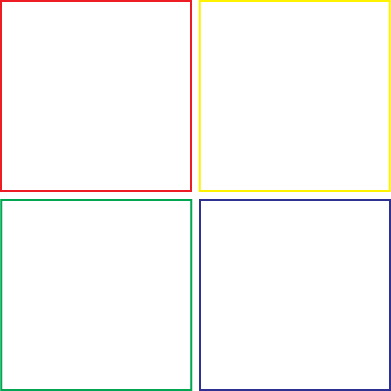
#> input picture image/box_color.jpg, 391 x 391 px
$ python exceria.py
#> lines starting #> are read from the running program, lines starting #| are printed output that depends on the picture
import cv2 ;
img = cv2.imread('./image/box_color.jpg')
#> img is the input picture: shape (391, 391, 3); mean B, G, R 247.5, 249.7, 250.2

cv2.circle(img,(97,97),(30),(255,255,10),5)
cv2.circle(img,(297,97),(30),(0,255,10),5)

cv2.circle(img,(97,297),(30),(0,25,10),5)
cv2.circle(img,(297,297),(30),(255,55,10),5)
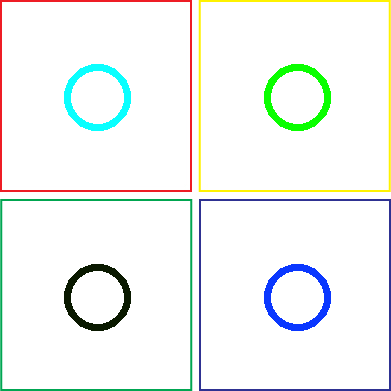
#> img: shape (391, 391, 3); mean B, G, R 243.1, 246, 241.7
cv2.imshow('Rectang',img)
cv2.waitKey(0)
cv2.destroyAllWindows()

$ run again, with image/Coin.jpg copied over image/box_color.jpg
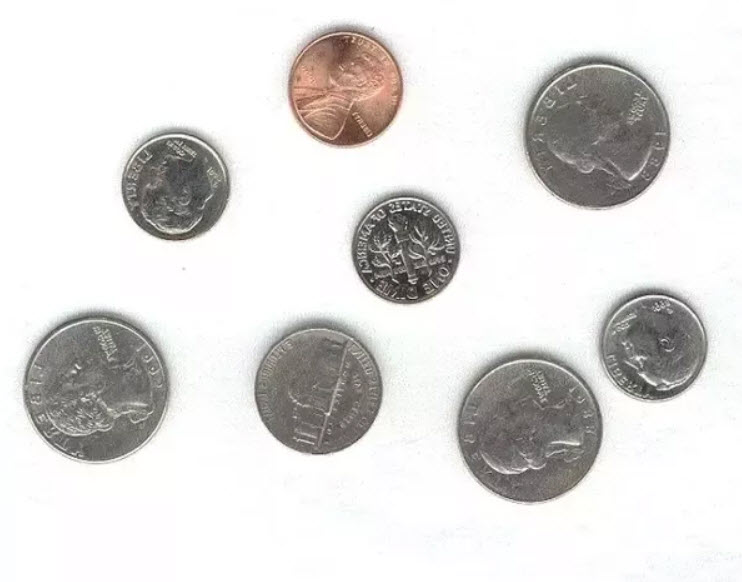
#> input picture image/Coin.jpg, 742 x 582 px
#> img is the input picture: shape (582, 742, 3); mean B, G, R 218.2, 219.6, 221.2
#> `cv2.circle(img,(297,297),(30),(255,55,10),5)`:
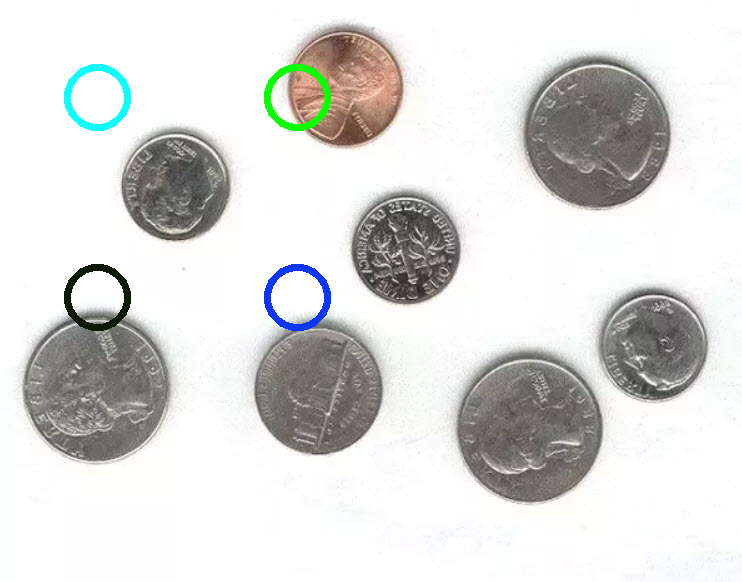
#> img: shape (582, 742, 3); mean B, G, R 217, 218.7, 218.4

$ run again, with image/ant.jpg copied over image/box_color.jpg
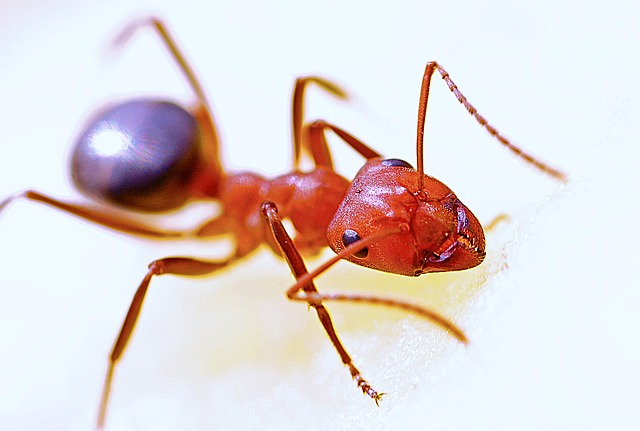
#> input picture image/ant.jpg, 640 x 431 px
#> img is the input picture: shape (431, 640, 3); mean B, G, R 212.9, 213.6, 225.1
#> `cv2.circle(img,(297,297),(30),(255,55,10),5)`:
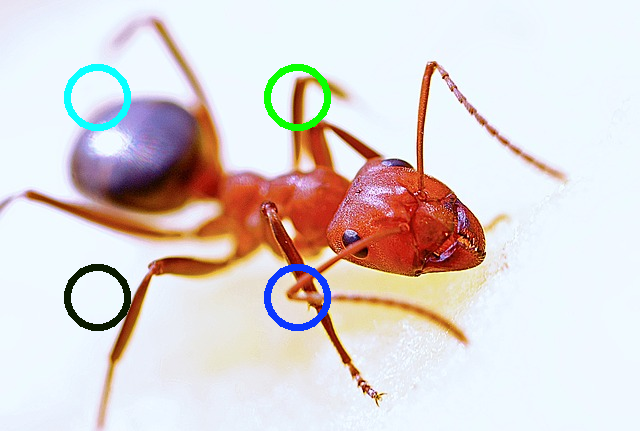
#> img: shape (431, 640, 3); mean B, G, R 211.1, 212.2, 220.9
